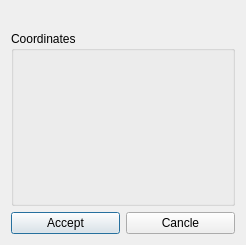
<?xml version="1.0" encoding="UTF-8"?>
<ui version="4.0">
 <class>WLEditPoint</class>
 <widget class="QDialog" name="WLEditPoint">
  <property name="enabled">
   <bool>true</bool>
  </property>
  <property name="geometry">
   <rect>
    <x>0</x>
    <y>0</y>
    <width>246</width>
    <height>245</height>
   </rect>
  </property>
  <property name="sizePolicy">
   <sizepolicy hsizetype="Fixed" vsizetype="Fixed">
    <horstretch>0</horstretch>
    <verstretch>0</verstretch>
   </sizepolicy>
  </property>
  <property name="windowTitle">
   <string>WLEditPoint</string>
  </property>
  <layout class="QGridLayout" name="gridLayout_2">
   <item row="1" column="0" colspan="2">
    <widget class="QGroupBox" name="groupBox">
     <property name="title">
      <string>Coordinates</string>
     </property>
     <layout class="QGridLayout" name="gridLayout">
      <item row="0" column="0">
       <layout class="QVBoxLayout" name="verticalLayout"/>
      </item>
     </layout>
    </widget>
   </item>
   <item row="2" column="0">
    <widget class="QPushButton" name="pushButtonOk">
     <property name="text">
      <string>Accept</string>
     </property>
    </widget>
   </item>
   <item row="2" column="1">
    <widget class="QPushButton" name="pushButtonCancle">
     <property name="text">
      <string>Cancle</string>
     </property>
    </widget>
   </item>
   <item row="0" column="0" colspan="2">
    <widget class="QLabel" name="label">
     <property name="sizePolicy">
      <sizepolicy hsizetype="Preferred" vsizetype="Maximum">
       <horstretch>0</horstretch>
       <verstretch>0</verstretch>
      </sizepolicy>
     </property>
     <property name="text">
      <string/>
     </property>
    </widget>
   </item>
  </layout>
 </widget>
 <layoutdefault spacing="6" margin="11"/>
 <resources/>
 <connections/>
</ui>
